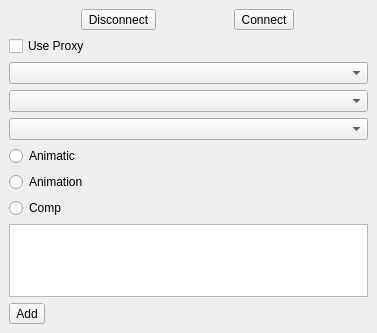
<?xml version="1.0" encoding="UTF-8"?>
<ui version="4.0">
 <class>MainWindow</class>
 <widget class="QMainWindow" name="MainWindow">
  <property name="geometry">
   <rect>
    <x>0</x>
    <y>0</y>
    <width>377</width>
    <height>333</height>
   </rect>
  </property>
  <property name="windowTitle">
   <string>MainWindow</string>
  </property>
  <widget class="QWidget" name="centralwidget">
   <layout class="QVBoxLayout" name="verticalLayout">
    <item>
     <layout class="QHBoxLayout" name="horizontalLayout">
      <item>
       <widget class="QToolButton" name="disconnect_button">
        <property name="text">
         <string>Disconnect</string>
        </property>
       </widget>
      </item>
      <item>
       <widget class="QToolButton" name="connect_button">
        <property name="text">
         <string>Connect</string>
        </property>
       </widget>
      </item>
     </layout>
    </item>
    <item>
     <widget class="QCheckBox" name="proxyCheck">
      <property name="text">
       <string>Use Proxy</string>
      </property>
     </widget>
    </item>
    <item>
     <widget class="QComboBox" name="selectProject"/>
    </item>
    <item>
     <widget class="QComboBox" name="selectEpi"/>
    </item>
    <item>
     <widget class="QComboBox" name="selectSeq"/>
    </item>
    <item>
     <layout class="QVBoxLayout" name="verticalLayout_2">
      <item>
       <widget class="QRadioButton" name="animatic_check">
        <property name="text">
         <string>Animatic</string>
        </property>
       </widget>
      </item>
      <item>
       <widget class="QRadioButton" name="shot_check">
        <property name="text">
         <string>Animation</string>
        </property>
       </widget>
      </item>
      <item>
       <widget class="QRadioButton" name="comp_check">
        <property name="text">
         <string>Comp</string>
        </property>
       </widget>
      </item>
     </layout>
    </item>
    <item>
     <widget class="QTextEdit" name="logText"/>
    </item>
    <item>
     <widget class="QToolButton" name="addshot_button">
      <property name="text">
       <string>Add</string>
      </property>
     </widget>
    </item>
   </layout>
  </widget>
 </widget>
 <resources/>
 <connections/>
</ui>
